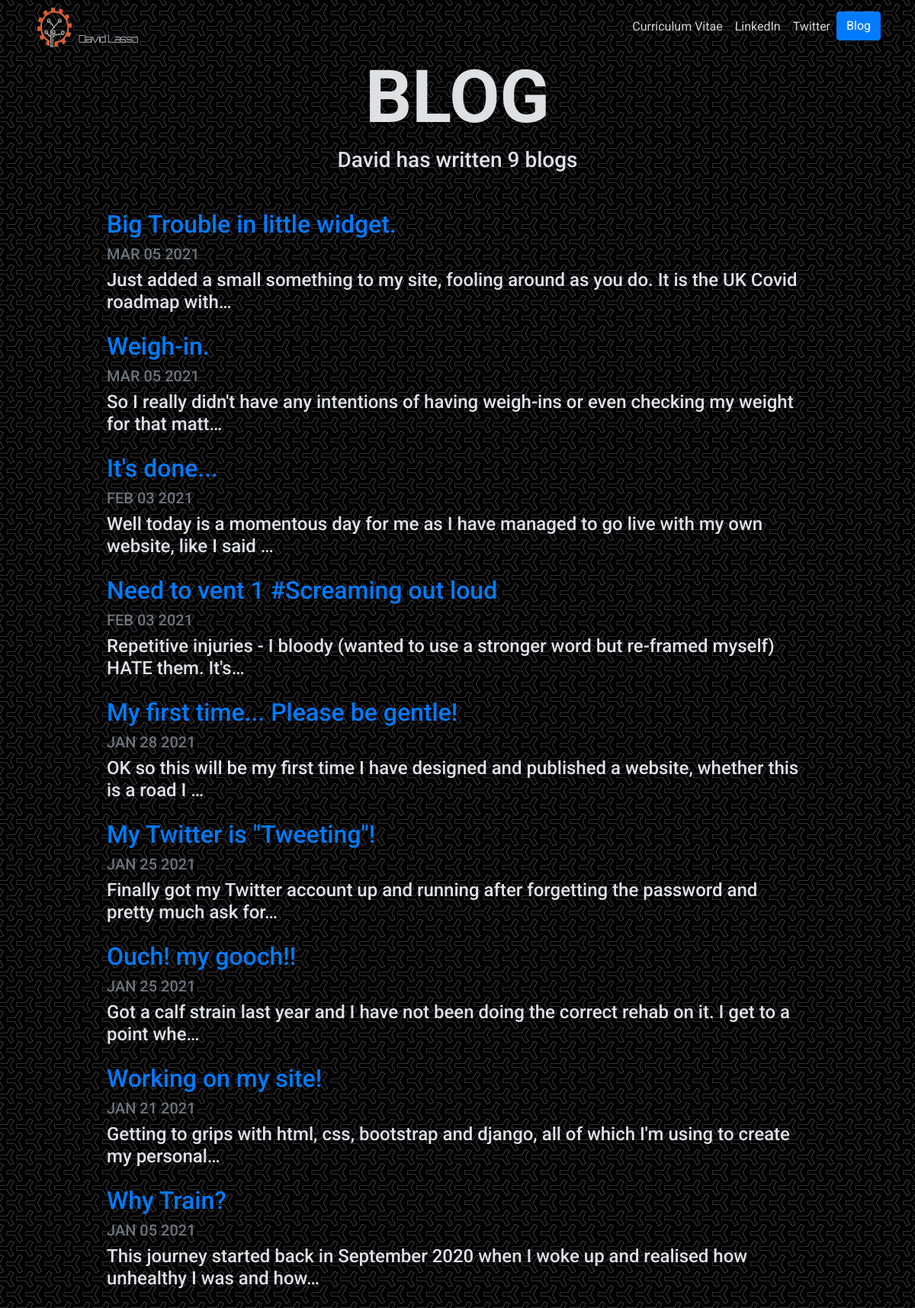
Screenshot of /blog/ with the database file from the repository.
### blog/models.py (models this page shows, shortened)
class Blog(models.Model):
	title = models.CharField(max_length=200)
	description = models.TextField()
	date = models.DateField()

### blog/views.py (the view)
# urls.py: path('', views.all_blogs, name='all_blogs'),
def all_blogs(request):
	blogs = Blog.objects.order_by('-date')[:9]
	return render(request, 'blog/all_blogs.html', {'blogs':blogs})

### blog/templates/blog/all_blogs.html
{% extends 'wsite/base.html' %}
{% load static %}
{% block content %}
<h1 id="blogtitle" class="font-weight-bold text-center">BLOG</h1>
<h3 class="text-center mb-5">David has written {{ blogs.count }} blog{{ blogs.count|pluralize }}</h3>
{% for blog in blogs %}
<div class="row justify-content-center my-3">
  <div class="col-md-10">
    <a href="{% url 'blog:detail' blog.id %}">
      <h2>{{ blog.title }}</h2>
    </a>
    <h5 class="text-muted">{{ blog.date|date:'M d Y'|upper }}</h5>
    <h4>{{ blog.description|striptags|truncatechars:100 }}</h4>
  </div>
</div>
{% endfor %}
{% endblock %}

### wsite/static/wsite/custom.css (style rules this page uses)
body { font-family: 'Roboto', sans-serif; color: rgba(222,225,227,3); background-image: url("y-so-serious.png"); }
#blogtitle { font-size: 6rem; }

### rows the page displays
Blog: title "Big Trouble in little widget.", date "MAR 05 2021", description "Just added a small something to my site, fooling around as you do. It is the UK Covid roadmap with…"
Blog: title "Weigh-in.", date "MAR 05 2021", description "So I really didn't have any intentions of having weigh-ins or even checking my weight for that matt…"
Blog: title "It's done...", date "FEB 03 2021", description "Well today is a momentous day for me as I have managed to go live with my own website, like I said …"
Blog: title "Need to vent 1 #Screaming out loud", date "FEB 03 2021", description "Repetitive injuries - I bloody (wanted to use a stronger word but re-framed myself) HATE them. It's…"
Blog: title "My first time... Please be gentle!", date "JAN 28 2021", description "OK so this will be my first time I have designed and published a website, whether this is a road I …"
Blog: title "My Twitter is \"Tweeting\"!", date "JAN 25 2021", description "Finally got my Twitter account up and running after forgetting the password and pretty much ask for…"
Blog: title "Ouch! my gooch!!", date "JAN 25 2021", description "Got a calf strain last year and I have not been doing the correct rehab on it. I get to a point whe…"
Blog: title "Working on my site!", date "JAN 21 2021", description "Getting to grips with html, css, bootstrap and django, all of which I'm using to create my personal…"
Blog: title "Why Train?", date "JAN 05 2021", description "This journey started back in September 2020 when I woke up and realised how unhealthy I was and how…"

### other values shown
{{ blogs.count }} "9"
